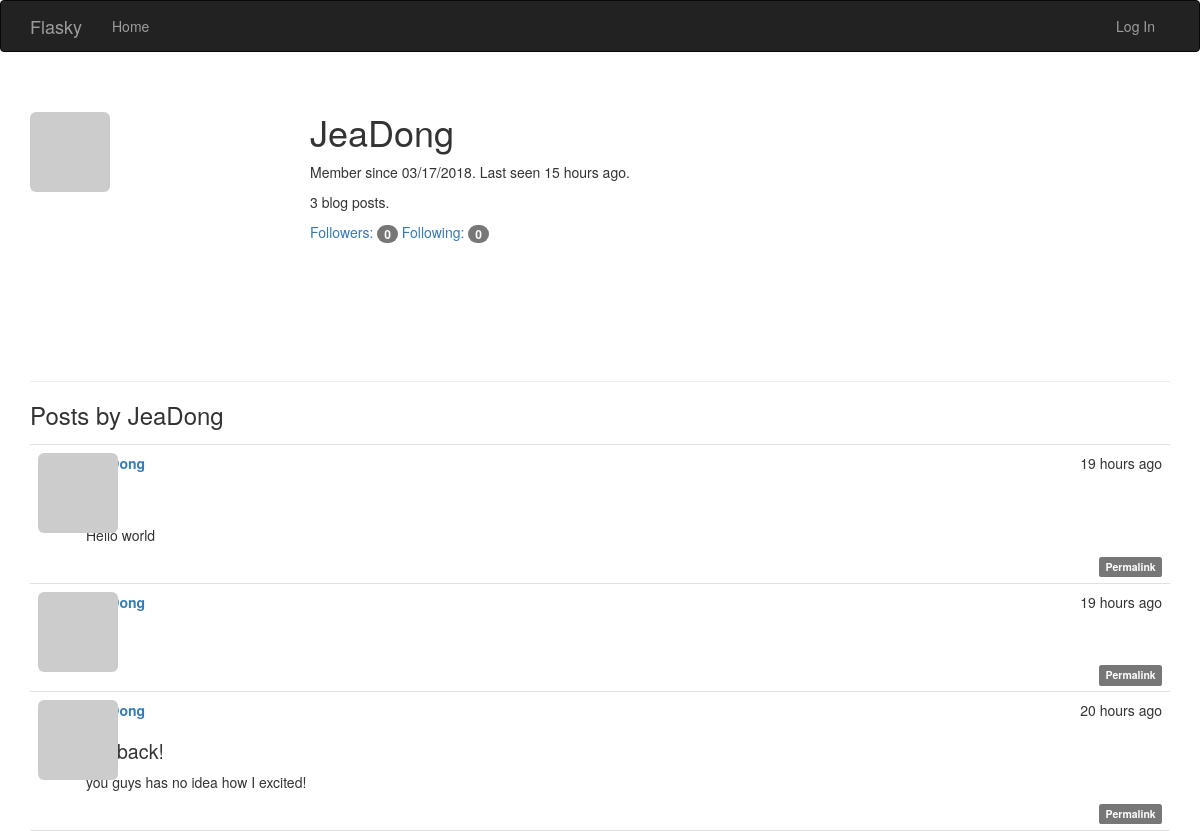
Page /user/JeaDong on the earlier database version.
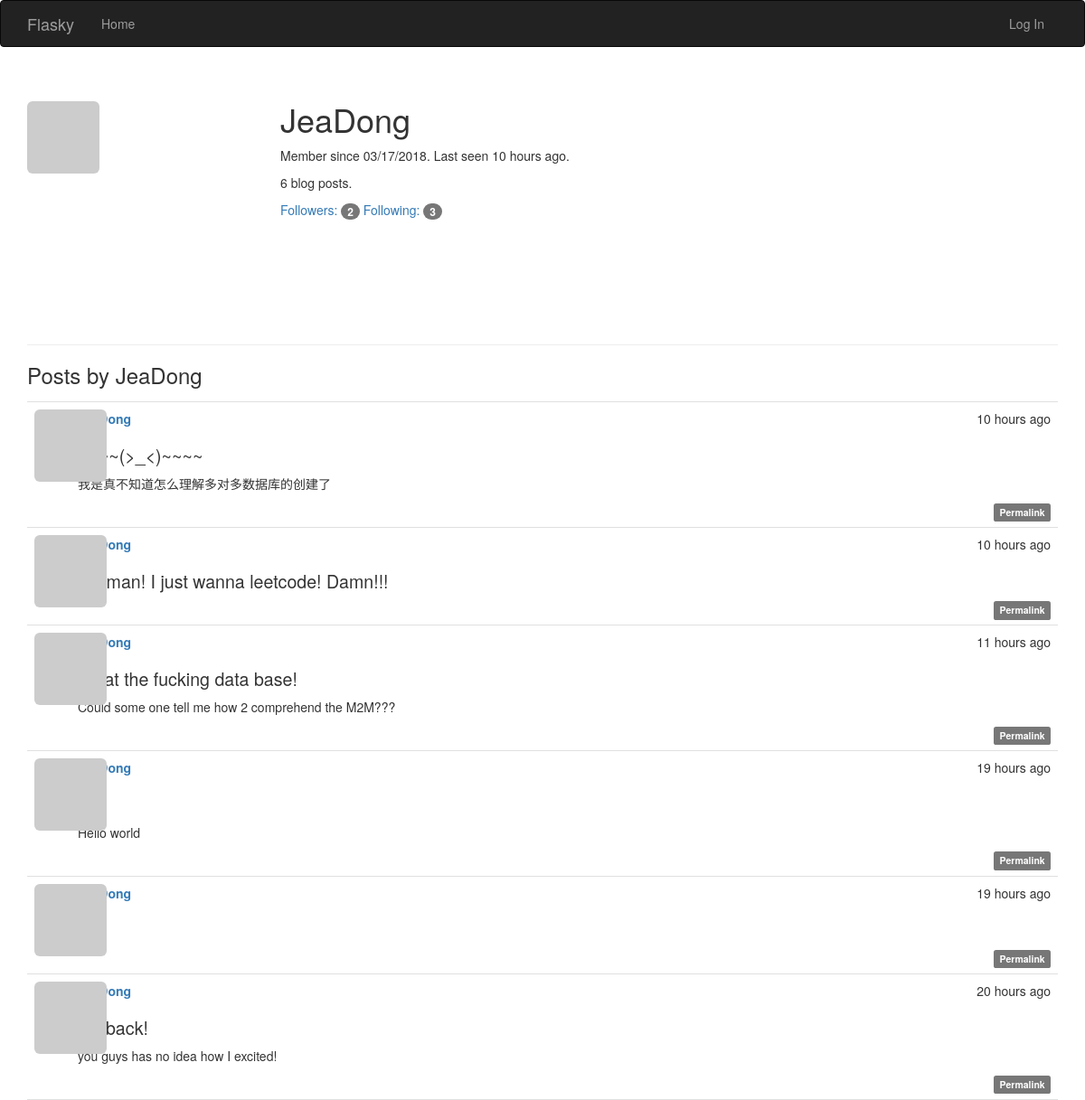
Same page on the later database version.
### app/models.py (models this page shows, shortened)
class User(UserMixin,db.Model):
    __tablename__ = 'users'
    id = db.Column(db.Integer, primary_key=True)
    username = db.Column(db.String(64), unique=True, index=True)
    role_id = db.Column(db.Integer, db.ForeignKey('roles.id'))
    email = db.Column(db.String(64), unique=True, index=True)
    password_hash = db.Column(db.String(128))
    confirmed = db.Column(db.Boolean, default=False)#可由confirm()函数决定
    name = db.Column(db.String(64))
    location = db.Column(db.String(64))
    about_me = db.Column(db.Text())#text没有长度限制
    member_since = db.Column(db.DateTime(), default=datetime.utcnow)
    last_seen = db.Column(db.DateTime(), default=datetime.utcnow)#由ping()函数不断刷新
    avatar_hash = db.Column(db.String(32))#储存md5散列值
    posts = db.relationship('Post', backref='author', lazy='dynamic')
    followed = db.relationship('Follow',#没看懂这个是怎么实现的
                               foreign_keys=[Follow.follower_id],
                               backref=db.backref('follower', lazy='joined'),
                               lazy='dynamic',
                               cascade='all, delete-orphan')
    followers = db.relationship('Follow',
                                foreign_keys=[Follow.followed_id],
                                backref=db.backref('followed', lazy='joined'),
                                lazy='dynamic',
                                cascade='all, delete-orphan')
    @property
    def password(self):#生成的散列值无法还原密码
        raise AttributeError('password is not a readable attribute')
    def gravatar(self, size=100, default='monsterid', rating='g'):
        url = 'https://secure.gravatar.com/avatar'
        hash = hashlib.md5(self.email.lower().encode('utf-8')).hexdigest()#并不懂为什么要这么写？生成md5散列值？
        return '{url}/{hash}?s={size}&d={default}&r={rating}'.format(
            url=url, hash=hash, size=size, default=default, rating=rating)

class Post(db.Model):#文章数据
    __tablename__ = 'posts'
    id = db.Column(db.Integer, primary_key=True)
    body = db.Column(db.Text)
    timestamp = db.Column(db.DateTime, index=True, default=datetime.utcnow)
    author_id = db.Column(db.Integer, db.ForeignKey('users.id'))
    body_html = db.Column(db.Text)#转换后的html缓存#Markdown源文本，用于编辑

### app/main/views.py (the view)
@main.route('/user/<username>')
def user(username):
    user = User.query.filter_by(username=username).first()#从数据库中查找用户
    if user is None:#找不到则返回404
        abort(404)
    posts = user.posts.order_by(Post.timestamp.desc()).all()#显示只有用户发表的文章
    return render_template('user.html', user=user, posts=posts)

### app/auth/views.py (called while the page is built)
@auth.before_app_request#调用视图函数前调用，拦截不必要的请求
def before_request():
    if current_user.is_authenticated:
        current_user.ping()#收到用户登录请求时刷新时间
        if not current_user.confirmed \
                and request.endpoint \
                and request.blueprint != 'auth' \
                and request.endpoint != 'static':
            return redirect(url_for('auth.unconfirmed'))

### app/main/__init__.py (called while the page is built)
@main.app_context_processor#全局作用，但是不知道作用是什么
def inject_permissions():
    return dict(Permission=Permission)

### app/models.py (called while the page is built)
    def can(self, permissions):
        return False

    def is_administrator(self):
        return False

### app/templates/user.html (shortened to what this page needs)
{% extends "base.html" %}
{% block page_content %}
<div class="page-header">
    <img class="img-rounded profile-thumbnail" src="{{ user.gravatar(size=256) }}">
    <div class="profile-header">
        <h1>{{ user.username }}</h1>
        <p>Member since {{ moment(user.member_since).format('L') }}. Last seen {{ moment(user.last_seen).fromNow() }}.</p>
        <p>{{ user.posts.count() }} blog posts.</p>
        <p>
            <a href="{{ url_for('.followers', username=user.username) }}">Followers: <span class="badge">{{ user.followers.count() }}</span></a>
            <a href="{{ url_for('.followed_by', username=user.username) }}">Following: <span class="badge">{{ user.followed.count() }}</span></a>
        </p>
    </div>
</div>
<h3>Posts by {{ user.username }}</h3>
{% include '_posts.html' %}
{% endblock %}

### app/templates/base.html (shortened to what this page needs)
{% extends "bootstrap/base.html" %}
{% block head %}
{{ super() }}
<link rel="stylesheet" type="text/css" href="{{ url_for('static', filename='styles.css') }}">
{% endblock %}
{% block navbar %}
<div class="navbar navbar-inverse" role="navigation">
    <div class="container">
        <div class="navbar-header">
            <a class="navbar-brand" href="{{ url_for('main.index') }}">Flasky</a>
        </div>
        <div class="navbar-collapse collapse">
            <ul class="nav navbar-nav">
                <li><a href="{{ url_for('main.index') }}">Home</a></li>
            </ul>
            <ul class="nav navbar-nav navbar-right">
                {% if current_user.is_authenticated %}
                <li class="dropdown">
                    <a href="#" class="dropdown-toggle" data-toggle="dropdown">
                        <img src="{{ current_user.gravatar(size=18) }}">
                        Account <b class="caret"></b>
                    </a>
                    <ul class="dropdown-menu">
                        <li><a href="{{ url_for('auth.change_password') }}">Change Password</a></li>
                        <li><a href="{{ url_for('auth.change_email_request') }}">Change Email</a></li>
                        <li><a href="{{ url_for('auth.logout') }}">Log Out</a></li>
                    </ul>
                </li>
                {% else %}
                <li><a href="{{ url_for('auth.login') }}">Log In</a></li>
                {% endif %}
            </ul>
        </div>
    </div>
</div>
{% endblock %}
{% block content %}
<div class="container">
    {% block page_content %}{% endblock %}
</div>
{% endblock %}

### app/templates/_posts.html (shortened to what this page needs)
<ul class="posts">
    {% for post in posts %}
    <li class="post">
        <div class="post-thumbnail">
            <a href="{{ url_for('.user', username=post.author.username) }}">
                <img class="img-rounded profile-thumbnail" src="{{ post.author.gravatar(size=40) }}">
            </a>
        </div>
        <div class="post-content">
            <div class="post-date">{{ moment(post.timestamp).fromNow() }}</div>
            <div class="post-author"><a href="{{ url_for('.user', username=post.author.username) }}">{{ post.author.username }}</a></div>
            <div class="post-body">
                {% if post.body_html %}
                    {{ post.body_html | safe }}
                {% else %}
                    {{ post.body }}
                {% endif %}
            </div>
            <div class="post-footer">
                <a href="{{ url_for('.post', id=post.id) }}">
                    <span class="label label-default">Permalink</span>
                </a>
            </div>
        </div>
    </li>
    {% endfor %}
</ul>

### app/static/styles.css (style rules this page uses)
.profile-thumbnail { position: absolute; }
.profile-header { min-height: 260px; margin-left: 280px; }
ul.posts { list-style-type: none; padding: 0px; margin: 16px 0px 0px 0px; border-top: 1px solid #e0e0e0; }
ul.posts li.post { padding: 8px; border-bottom: 1px solid #e0e0e0; }
div.post-date { float: right; }
div.post-author { font-weight: bold; }
div.post-thumbnail { position: absolute; }
div.post-content { margin-left: 48px; min-height: 48px; }
div.post-footer { text-align: right; }
.post-body h1 { font-size: 140%; }

Differences in the rows shown:
changed User "JeaDong": last_seen "15 hours ago" → "10 hours ago"
added Post: timestamp "10 hours ago", body_html "~~~~(>_<)~~~~ 我是真不知道怎么理解多对多数据库的创建了"
added Post: timestamp "10 hours ago", body_html "Oh man! I just wanna leetcode! Damn!!!"
added Post: timestamp "11 hours ago", body_html "What the fucking data base! Could some one tell me how 2 comprehend the M2M???"
Other differences:
{{ user.posts.count() }}: "3" → "6"
{{ user.followers.count() }}: "0" → "2"
{{ user.followed.count() }}: "0" → "3"
